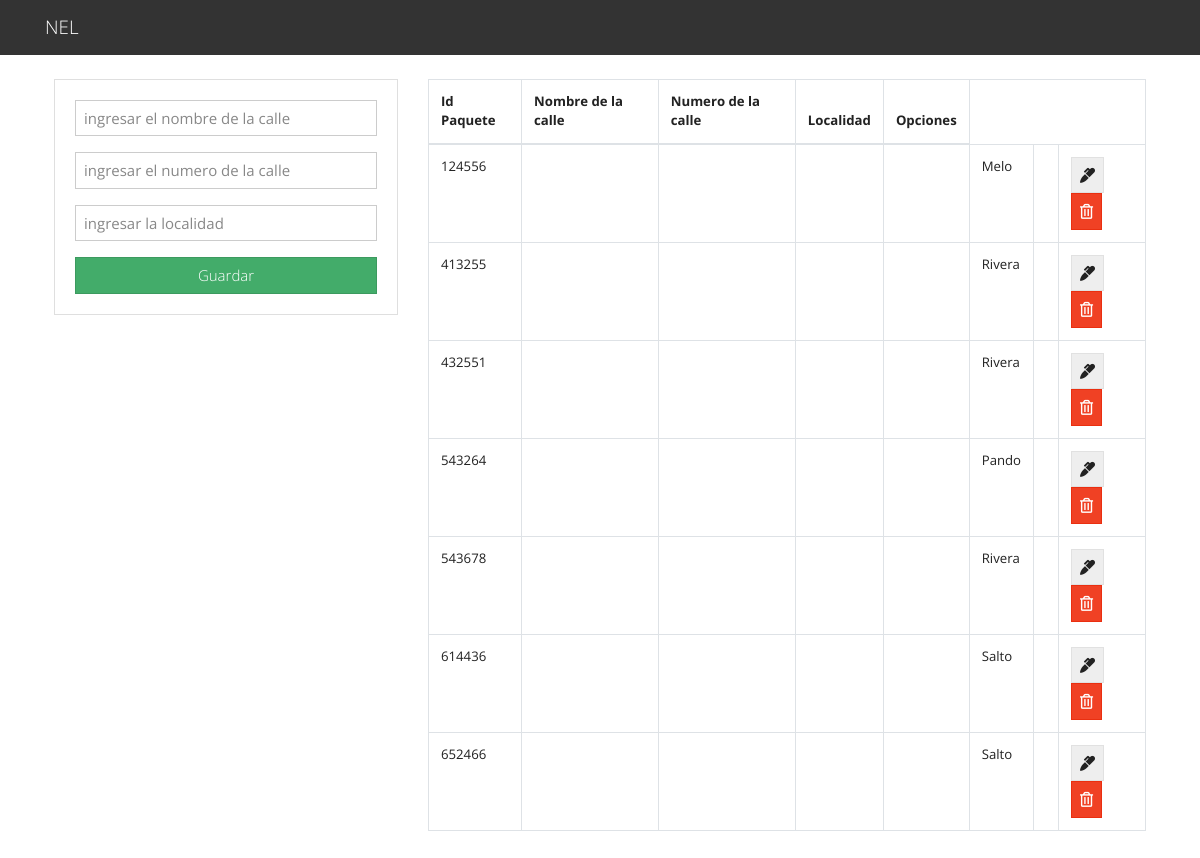
The app's page /gestionDireccion.php with its own data.
### tables this page shows
create table Direccion (
id_paquete int (10) not null primary key,
calle varchar (20) not null,
numero int (10) not null,
localidad varchar (20) not null
);

### gestionDireccion.php (the view, shortened to what this page needs)
<?php include("config\usersDB.php"); ?>
<?php include('view\home\includes\header.php'); ?>
<main class="container p-4">
  <div class="row">
    <div class="col-md-4">
      <div class="card card-body">
        <form action="save_direccion.php" method="POST">
          <div class="form-group">
            <input type="text" name="nomb_calle" class="form-control" placeholder="ingresar el nombre de la calle" autofocus>
          </div>
          <div class="form-group">
            <input type="text" name="num_calle" class="form-control" placeholder="ingresar el numero de la calle" autofocus>
          </div>
          <div class="form-group">
            <input type="text" name="localidad" class="form-control" placeholder="ingresar la localidad" autofocus>
          </div>
          <input type="submit" name="save_direccion" class="btn btn-success btn-block" value="Guardar">
        </form>
      </div>
    </div>
    <div class="col-md-8">
      <table class="table table-bordered">
        <thead>
          <tr>
            <th>Id Paquete</th>
            <th>Nombre de la calle</th>
            <th>Numero de la calle</th>
            <th>Localidad</th>
            <th>Opciones</th>
          </tr>
        </thead>
        <tbody>
          <?php
          $query = "SELECT * FROM Direccion";
          $result_tasks = mysqli_query($conn, $query);
          while($row = mysqli_fetch_assoc($result_tasks)) { ?>
          <tr>
            <td><?php echo $row['id_paquete']; ?></td>
            <td><?php echo $row['estado']; ?></td>
            <td><?php echo $row['nomb_calle']; ?></td>
            <td><?php echo $row['num_calle']; ?></td>
            <td><?php echo $row['departamento']; ?></td>
            <td><?php echo $row['localidad']; ?></td>
            <td><?php echo $row['fecha_registro']; ?></td>
            <td>
              <a href="edit_paquete.php?id_paquete=<?php echo $row['id_paquete']?>" class="btn btn-secondary">
                <i class="fas fa-marker"></i>
              </a>
              <a href="delete_paquete.php?id_paquete=<?php echo $row['id_paquete']?>" class="btn btn-danger">
                <i class="far fa-trash-alt"></i>
              </a>
            </td>
          </tr>
          <?php } ?>
        </tbody>
      </table>
    </div>
  </div>
</main>
<?php include('view\home\includes\footer.php'); ?>

### view/home/includes/header.php (shortened to what this page needs)
<!DOCTYPE html>
<html lang="en">
  <head>
    <link rel="stylesheet" href="https://bootswatch.com/4/yeti/bootstrap.min.css">
    <link rel="stylesheet" href="https://use.fontawesome.com/releases/v5.6.3/css/all.css">
  </head>
  <body>
    <nav class="navbar navbar-dark bg-dark">
      <div class="container">
        <a class="navbar-brand" href="index.php">NEL</a>
      </div>
    </nav>

### view/home/includes/footer.php (shortened to what this page needs)
</body>
</html>

### records on screen
direccion: id_paquete "124556", localidad "Melo"
direccion: id_paquete "413255", localidad "Rivera"
direccion: id_paquete "432551", localidad "Rivera"
direccion: id_paquete "543264", localidad "Pando"
direccion: id_paquete "543678", localidad "Rivera"
direccion: id_paquete "614436", localidad "Salto"
direccion: id_paquete "652466", localidad "Salto"
